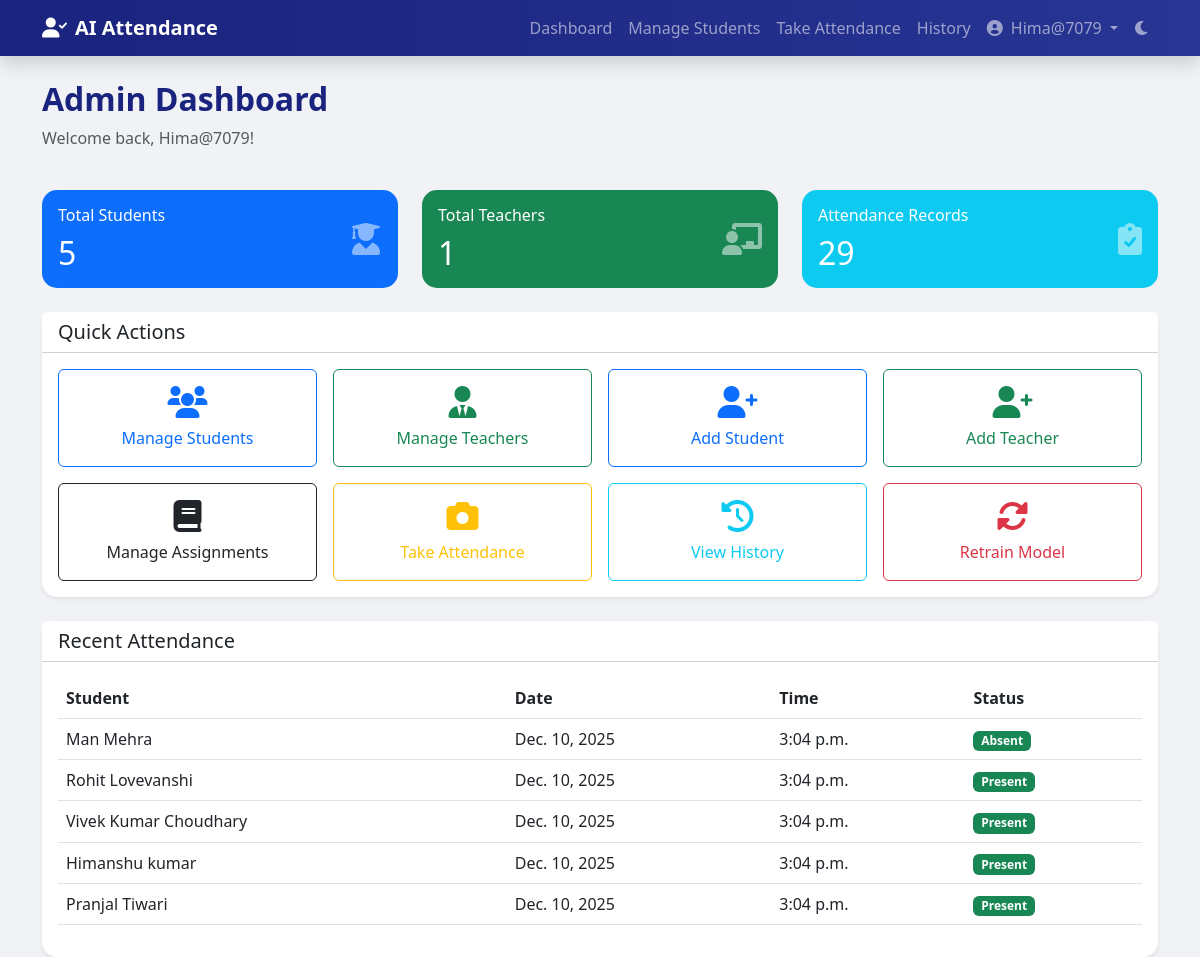
The app's page /core/admin_dashboard/ (signed in), older data.
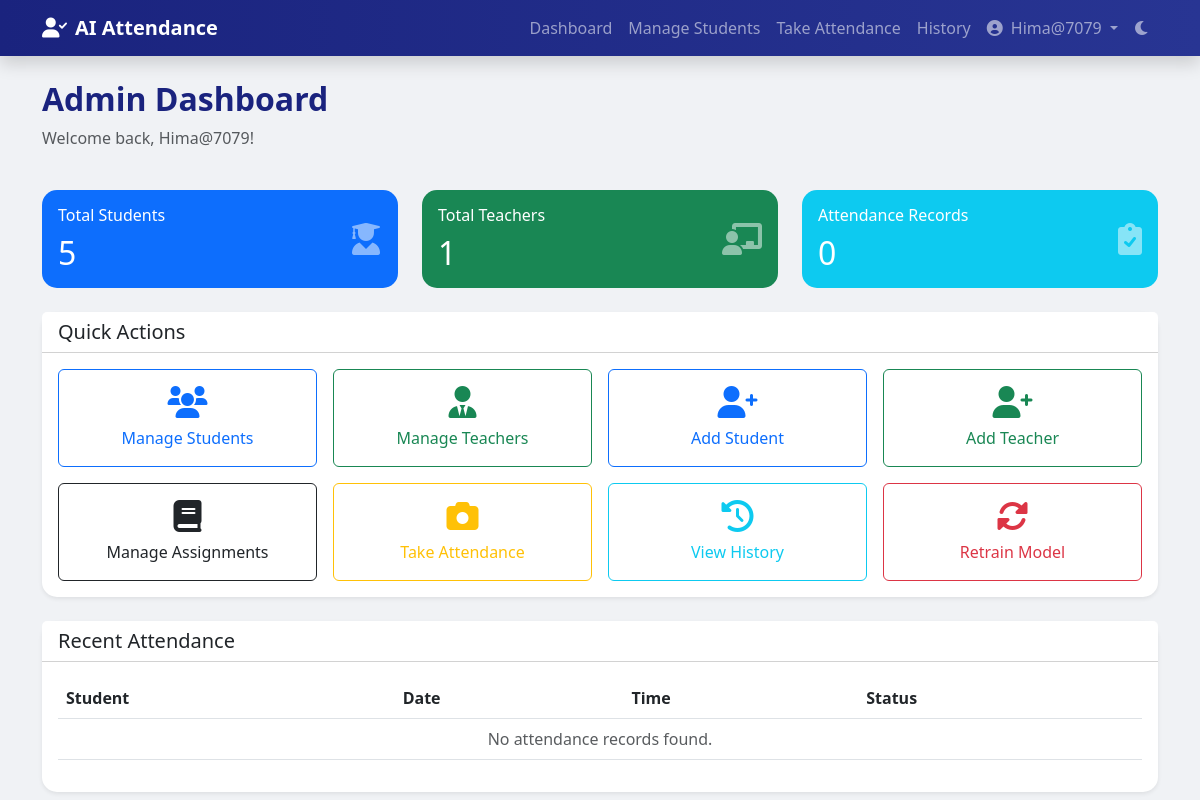
The same page, newer data.
### core/models.py (models this page shows, shortened)
class AttendanceRecord(models.Model):
    student = models.ForeignKey(Student, on_delete=models.CASCADE)
    date = models.DateField(default=datetime.date.today)
    time = models.TimeField(default=datetime.datetime.now)
    status = models.CharField(max_length=20, default='Present')
    subject = models.CharField(max_length=100, null=True, blank=True)
    class Meta:
        ordering = ['-date', '-time']

class Student(models.Model):
    user = models.OneToOneField(User, on_delete=models.CASCADE, null=True, blank=True)
    name = models.CharField(max_length=100)
    roll_number = models.CharField(max_length=20, unique=True)
    email = models.EmailField(max_length=100, null=True, blank=True)
    phone_number = models.CharField(max_length=15, null=True, blank=True)
    address = models.TextField(null=True, blank=True)
    date_of_birth = models.DateField(null=True, blank=True)
    department = models.CharField(max_length=100, null=True, blank=True)
    year = models.CharField(max_length=10, null=True, blank=True)
    section = models.CharField(max_length=10, null=True, blank=True)
    plain_password = models.CharField(max_length=128, null=True, blank=True)  # For display purposes only
    created_at = models.DateTimeField(auto_now_add=True)

### core/views.py (the view)
# urls.py: path('admin_dashboard/', views.admin_dashboard, name='admin_dashboard'),
@user_passes_test(lambda u: u.is_superuser)
def admin_dashboard(request):
    total_students = Student.objects.count()
    total_teachers = User.objects.filter(is_staff=True, is_superuser=False).count()
    total_attendance = AttendanceRecord.objects.count()
    recent_attendance = AttendanceRecord.objects.all().order_by('-date', '-time')[:5]
    context = {
        'total_students': total_students,
        'total_teachers': total_teachers,
        'total_attendance': total_attendance,
        'recent_attendance': recent_attendance,
    }
    return render(request, 'admin_dashboard.html', context)

### templates/admin_dashboard.html (shortened to what the changed rows need)
{% extends 'base.html' %}
{% block content %}
<div class="row mb-4">
    <div class="col-md-12">
        <h2 class="header-title">Admin Dashboard</h2>
    </div>
</div>
<div class="row mb-4">
    <div class="col-md-4">
        <div class="card bg-primary text-white h-100">
            <div class="card-body">
                <div class="d-flex justify-content-between align-items-center">
                    <div>
                        <h2 class="mt-2 mb-0">{{ total_students }}</h2>
                    </div>
                </div>
            </div>
        </div>
    </div>
    <div class="col-md-4">
        <div class="card bg-success text-white h-100">
            <div class="card-body">
                <div class="d-flex justify-content-between align-items-center">
                    <div>
                        <h2 class="mt-2 mb-0">{{ total_teachers }}</h2>
                    </div>
                </div>
            </div>
        </div>
    </div>
    <div class="col-md-4">
        <div class="card bg-info text-white h-100">
            <div class="card-body">
                <div class="d-flex justify-content-between align-items-center">
                    <div>
                        <h6 class="card-title mb-0">Attendance Records</h6>
                        <h2 class="mt-2 mb-0">{{ total_attendance }}</h2>
                    </div>
                </div>
            </div>
        </div>
    </div>
</div>
<div class="row">
    <div class="col-md-12">
        <div class="card shadow-sm">
            <div class="card-body">
                <div class="table-responsive">
                    <table class="table table-hover">
                        <thead>
                            <tr>
                                <th>Student</th>
                                <th>Date</th>
                                <th>Time</th>
                                <th>Status</th>
                            </tr>
                        </thead>
                        <tbody>
                            {% for record in recent_attendance %}
                            <tr>
                                <td>{{ record.student.name }}</td>
                                <td>{{ record.date }}</td>
                                <td>{{ record.time }}</td>
                                <td><span class="badge bg-success">{{ record.status }}</span></td>
                            </tr>
                            {% empty %}
                            <tr>
                                <td colspan="4" class="text-center text-muted">No attendance records found.</td>
                            </tr>
                            {% endfor %}
                        </tbody>
                    </table>
                </div>
            </div>
        </div>
    </div>
</div>
{% endblock %}

Row changes from the older to the newer data that the page shows:
removed AttendanceRecord: student.name "Man Mehra", date "Dec. 10, 2025", time "3:04 p.m.", status "Absent"
removed AttendanceRecord: student.name "Rohit Lovevanshi", date "Dec. 10, 2025", time "3:04 p.m.", status "Present"
removed AttendanceRecord: student.name "Vivek Kumar Choudhary", date "Dec. 10, 2025", time "3:04 p.m.", status "Present"
removed AttendanceRecord: student.name "Himanshu kumar", date "Dec. 10, 2025", time "3:04 p.m.", status "Present"
removed AttendanceRecord: student.name "Pranjal Tiwari", date "Dec. 10, 2025", time "3:04 p.m.", status "Present"
Text that changed along with them:
{{ total_attendance }}: "29" → "0"
text now shown: "No attendance records found."
